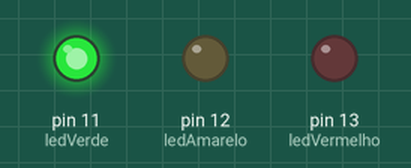
Recording of a sketch running on a simulated Arduino Uno, built with avr-gcc and run on an emulated ATmega328P. Parts: output pins drawn as LEDs (lit = HIGH).

Above: at 2.0 s.
At 4.15 s:
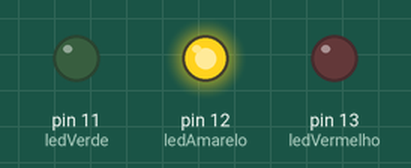
At 5.05 s:
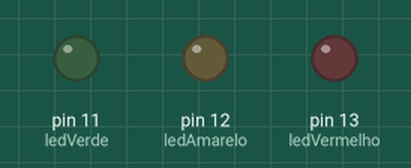
At 8.4 s:
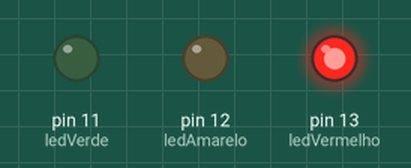
Timing chart, 0 to 13.5 s (numbered marks = the images above):
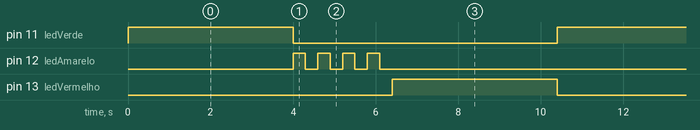

Measured:
- by itself, pin 11 (ledVerde), pin 13 (ledVermelho): alternates HIGH for 4.0 s and LOW for 6.4 s
- by itself, pin 12 (ledAmarelo): repeats every 10.4 s: 3 × (LOW 0.30 s, HIGH 0.30 s), LOW 8.3 s, HIGH 0.30 s
- by itself, everything shown: repeats every 10.4 s, in 10 steps

The sketch:

CodigoArduinoSemaforoPiscante.ino
```cpp
int ledVermelho = 13;
int ledAmarelo = 12;
int ledVerde = 11;

void setup() {

  pinMode(ledVermelho, OUTPUT);
  pinMode(ledAmarelo, OUTPUT);
  pinMode(ledVerde, OUTPUT);

}

void loop() {

  // Verde ligado
  digitalWrite(ledVerde, HIGH);
  digitalWrite(ledAmarelo, LOW);
  digitalWrite(ledVermelho, LOW);
  delay(4000);

  // Amarelo piscando
  for (int i = 0; i < 4; i++) {

      digitalWrite(ledVerde, LOW);
      digitalWrite(ledAmarelo, HIGH);
      digitalWrite(ledVermelho, LOW);
      delay(300);

      digitalWrite(ledVerde, LOW);
      digitalWrite(ledAmarelo, LOW);
      digitalWrite(ledVermelho, LOW);
      delay(300);

  }

  // Vermelho ligado
  digitalWrite(ledVerde, LOW);
  digitalWrite(ledAmarelo, LOW);
  digitalWrite(ledVermelho, HIGH);
  delay(4000);
}
```
